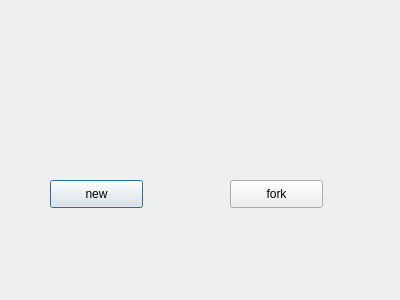
<?xml version="1.0" encoding="UTF-8"?>
<ui version="4.0">
 <class>Dialog</class>
 <widget class="QDialog" name="Dialog">
  <property name="geometry">
   <rect>
    <x>0</x>
    <y>0</y>
    <width>400</width>
    <height>300</height>
   </rect>
  </property>
  <property name="windowTitle">
   <string>Dialog</string>
  </property>
  <widget class="QPushButton" name="pushButton">
   <property name="geometry">
    <rect>
     <x>50</x>
     <y>180</y>
     <width>93</width>
     <height>28</height>
    </rect>
   </property>
   <property name="text">
    <string>new</string>
   </property>
  </widget>
  <widget class="QPushButton" name="pushButton_2">
   <property name="geometry">
    <rect>
     <x>230</x>
     <y>180</y>
     <width>93</width>
     <height>28</height>
    </rect>
   </property>
   <property name="text">
    <string>fork</string>
   </property>
  </widget>
 </widget>
 <resources/>
 <connections/>
</ui>
